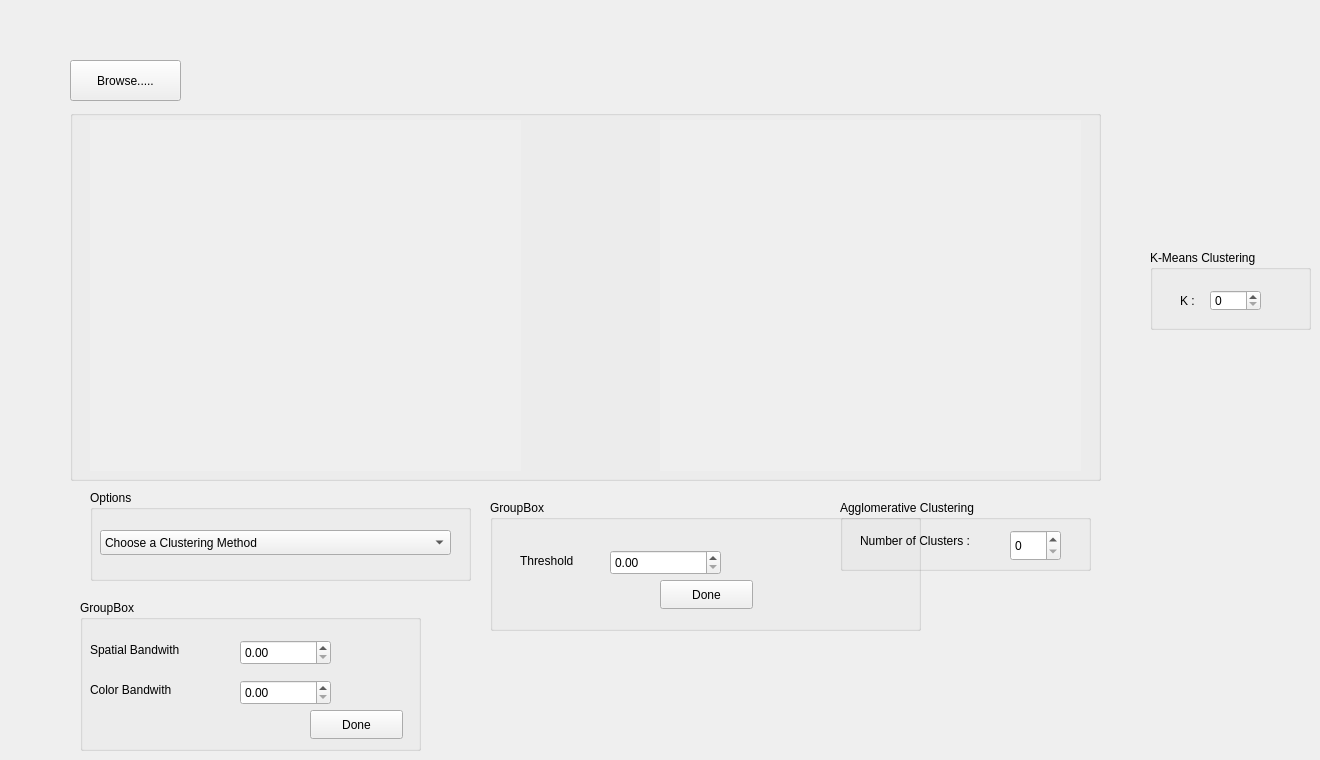
    <widget class="QWidget" name="tab_8">
     <attribute name="title">
      <string>Tab 10</string>
     </attribute>
     <widget class="QGroupBox" name="threshold_box_2">
      <property name="geometry">
       <rect>
        <x>70</x>
        <y>110</y>
        <width>1031</width>
        <height>371</height>
       </rect>
      </property>
      <property name="title">
       <string/>
      </property>
      <widget class="QLabel" name="tab10_img1">
       <property name="geometry">
        <rect>
         <x>20</x>
         <y>10</y>
         <width>431</width>
         <height>351</height>
        </rect>
       </property>
       <property name="mouseTracking">
        <bool>false</bool>
       </property>
       <property name="autoFillBackground">
        <bool>true</bool>
       </property>
       <property name="text">
        <string/>
       </property>
      </widget>
      <widget class="QLabel" name="tab10_img2">
       <property name="geometry">
        <rect>
         <x>590</x>
         <y>10</y>
         <width>421</width>
         <height>351</height>
        </rect>
       </property>
       <property name="autoFillBackground">
        <bool>true</bool>
       </property>
       <property name="text">
        <string/>
       </property>
      </widget>
     </widget>
     <widget class="QPushButton" name="tab10_browse">
      <property name="geometry">
       <rect>
        <x>70</x>
        <y>60</y>
        <width>111</width>
        <height>41</height>
       </rect>
      </property>
      <property name="text">
       <string>Browse.....</string>
      </property>
     </widget>
     <widget class="QGroupBox" name="threshold_options_2">
      <property name="geometry">
       <rect>
        <x>90</x>
        <y>490</y>
        <width>381</width>
        <height>91</height>
       </rect>
      </property>
      <property name="title">
       <string>Options</string>
      </property>
      <widget class="QComboBox" name="cluster_options">
       <property name="geometry">
        <rect>
         <x>10</x>
         <y>40</y>
         <width>351</width>
         <height>25</height>
        </rect>
       </property>
       <item>
        <property name="text">
         <string>Choose a Clustering Method</string>
        </property>
       </item>
       <item>
        <property name="text">
         <string>K-Means Clustering</string>
        </property>
       </item>
       <item>
        <property name="text">
         <string>Region Growing Segmentation</string>
        </property>
       </item>
       <item>
        <property name="text">
         <string>Mean Shift Clustering</string>
        </property>
       </item>
       <item>
        <property name="text">
         <string>Agglomerative Clustering</string>
        </property>
       </item>
      </widget>
     </widget>
     <widget class="QGroupBox" name="Agg_groupBox">
      <property name="geometry">
       <rect>
        <x>840</x>
        <y>500</y>
        <width>251</width>
        <height>71</height>
       </rect>
      </property>
      <property name="title">
       <string>Agglomerative Clustering</string>
      </property>
      <widget class="QSpinBox" name="agg_Box">
       <property name="geometry">
        <rect>
         <x>170</x>
         <y>30</y>
         <width>51</width>
         <height>31</height>
        </rect>
       </property>
      </widget>
      <widget class="QLabel" name="label_11">
       <property name="geometry">
        <rect>
         <x>20</x>
         <y>20</y>
         <width>141</width>
         <height>41</height>
        </rect>
       </property>
       <property name="text">
        <string>Number of Clusters : </string>
       </property>
      </widget>
     </widget>
     <widget class="QGroupBox" name="KMeans_groupBox">
      <property name="geometry">
       <rect>
        <x>1150</x>
        <y>250</y>
        <width>161</width>
        <height>80</height>
       </rect>
      </property>
      <property name="title">
       <string>K-Means Clustering</string>
      </property>
      <widget class="QSpinBox" name="KMeans_Box">
       <property name="geometry">
        <rect>
         <x>60</x>
         <y>40</y>
         <width>51</width>
         <height>21</height>
        </rect>
       </property>
      </widget>
      <widget class="QLabel" name="label_12">
       <property name="geometry">
        <rect>
         <x>30</x>
         <y>30</y>
         <width>21</width>
         <height>41</height>
        </rect>
       </property>
       <property name="text">
        <string>K :</string>
       </property>
      </widget>
     </widget>
     <widget class="QGroupBox" name="region_box">
      <property name="geometry">
       <rect>
        <x>490</x>
        <y>500</y>
        <width>431</width>
        <height>131</height>
       </rect>
      </property>
      <property name="title">
       <string>GroupBox</string>
      </property>
      <widget class="QLabel" name="points_label">
       <property name="geometry">
        <rect>
         <x>30</x>
         <y>20</y>
         <width>81</width>
         <height>81</height>
        </rect>
       </property>
       <property name="text">
        <string>Threshold</string>
       </property>
      </widget>
      <widget class="QPushButton" name="done_button">
       <property name="geometry">
        <rect>
         <x>170</x>
         <y>80</y>
         <width>93</width>
         <height>29</height>
        </rect>
       </property>
       <property name="text">
        <string>Done</string>
       </property>
      </widget>
      <widget class="QDoubleSpinBox" name="region_threshold">
       <property name="geometry">
        <rect>
         <x>120</x>
         <y>50</y>
         <width>111</width>
         <height>25</height>
        </rect>
       </property>
      </widget>
     </widget>
     <widget class="QGroupBox" name="meanshift">
      <property name="geometry">
       <rect>
        <x>80</x>
        <y>600</y>
        <width>341</width>
        <height>151</height>
       </rect>
      </property>
      <property name="title">
       <string>GroupBox</string>
      </property>
      <widget class="QLabel" name="spatial_BW">
       <property name="geometry">
        <rect>
         <x>10</x>
         <y>40</y>
         <width>121</width>
         <height>20</height>
        </rect>
       </property>
       <property name="text">
        <string>Spatial Bandwith</string>
       </property>
      </widget>
      <widget class="QLabel" name="color_BW">
       <property name="geometry">
        <rect>
         <x>10</x>
         <y>80</y>
         <width>111</width>
         <height>20</height>
        </rect>
       </property>
       <property name="text">
        <string>Color Bandwith</string>
       </property>
      </widget>
      <widget class="QPushButton" name="meanshift_done">
       <property name="geometry">
        <rect>
         <x>230</x>
         <y>110</y>
         <width>93</width>
         <height>29</height>
        </rect>
       </property>
       <property name="text">
        <string>Done</string>
       </property>
      </widget>
      <widget class="QDoubleSpinBox" name="spatial_val">
       <property name="geometry">
        <rect>
         <x>160</x>
         <y>40</y>
         <width>91</width>
         <height>25</height>
        </rect>
       </property>
      </widget>
      <widget class="QDoubleSpinBox" name="color_val">
       <property name="geometry">
        <rect>
         <x>160</x>
         <y>80</y>
         <width>91</width>
         <height>25</height>
        </rect>
       </property>
      </widget>
     </widget>
    </widget>
